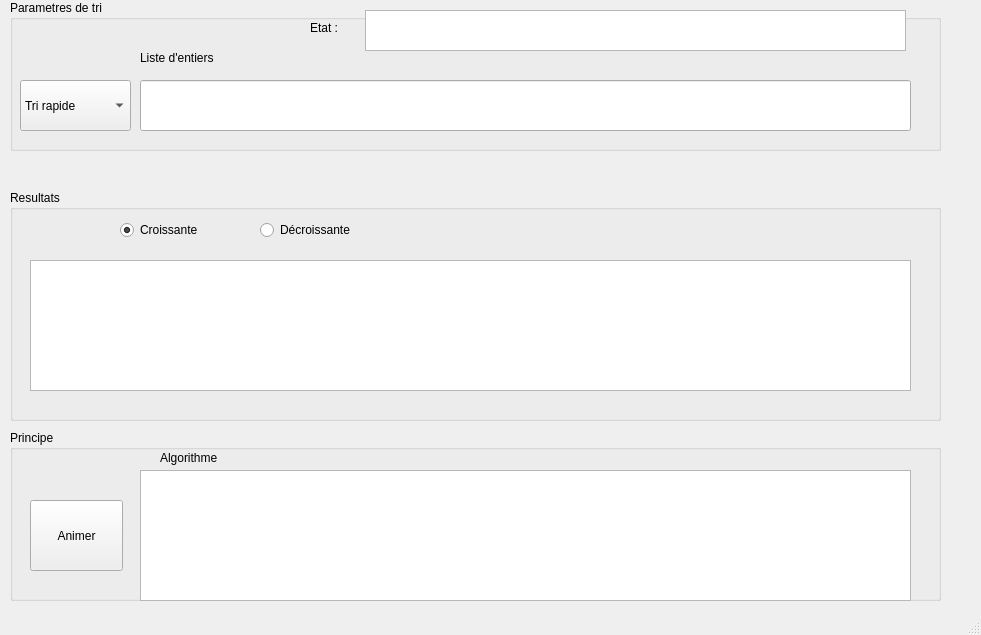
<?xml version="1.0" encoding="UTF-8"?>
<ui version="4.0">
 <class>MainWindow</class>
 <widget class="QMainWindow" name="MainWindow">
  <property name="geometry">
   <rect>
    <x>0</x>
    <y>0</y>
    <width>981</width>
    <height>635</height>
   </rect>
  </property>
  <property name="windowTitle">
   <string>Tri</string>
  </property>
  <widget class="QWidget" name="centralwidget">
   <widget class="QGroupBox" name="groupBox">
    <property name="geometry">
     <rect>
      <x>10</x>
      <y>0</y>
      <width>931</width>
      <height>151</height>
     </rect>
    </property>
    <property name="title">
     <string>Parametres de tri</string>
    </property>
    <widget class="QLabel" name="label">
     <property name="geometry">
      <rect>
       <x>130</x>
       <y>50</y>
       <width>171</width>
       <height>16</height>
      </rect>
     </property>
     <property name="text">
      <string>Liste d'entiers</string>
     </property>
    </widget>
    <widget class="QLineEdit" name="textZone">
     <property name="geometry">
      <rect>
       <x>130</x>
       <y>80</y>
       <width>771</width>
       <height>51</height>
      </rect>
     </property>
    </widget>
    <widget class="QComboBox" name="sortCombo">
     <property name="geometry">
      <rect>
       <x>10</x>
       <y>80</y>
       <width>111</width>
       <height>51</height>
      </rect>
     </property>
     <property name="styleSheet">
      <string notr="true"/>
     </property>
     <item>
      <property name="text">
       <string>Tri rapide</string>
      </property>
     </item>
     <item>
      <property name="text">
       <string>Tri par selection</string>
      </property>
     </item>
     <item>
      <property name="text">
       <string>Tri par insertion</string>
      </property>
     </item>
     <item>
      <property name="text">
       <string>Tri par fusion</string>
      </property>
     </item>
     <item>
      <property name="text">
       <string>Tri à bulles</string>
      </property>
     </item>
    </widget>
    <widget class="QTextBrowser" name="etatZone">
     <property name="geometry">
      <rect>
       <x>355</x>
       <y>10</y>
       <width>541</width>
       <height>41</height>
      </rect>
     </property>
    </widget>
    <widget class="QLabel" name="label_3">
     <property name="geometry">
      <rect>
       <x>300</x>
       <y>20</y>
       <width>55</width>
       <height>16</height>
      </rect>
     </property>
     <property name="text">
      <string>Etat :</string>
     </property>
    </widget>
   </widget>
   <widget class="QGroupBox" name="groupBox_2">
    <property name="geometry">
     <rect>
      <x>10</x>
      <y>190</y>
      <width>931</width>
      <height>231</height>
     </rect>
    </property>
    <property name="title">
     <string>Resultats</string>
    </property>
    <widget class="QTextBrowser" name="resZone">
     <property name="geometry">
      <rect>
       <x>20</x>
       <y>70</y>
       <width>881</width>
       <height>131</height>
      </rect>
     </property>
    </widget>
    <widget class="QRadioButton" name="croissantBtn">
     <property name="geometry">
      <rect>
       <x>110</x>
       <y>30</y>
       <width>95</width>
       <height>20</height>
      </rect>
     </property>
     <property name="text">
      <string>Croissante</string>
     </property>
     <property name="checked">
      <bool>true</bool>
     </property>
    </widget>
    <widget class="QRadioButton" name="decroissantBtn">
     <property name="geometry">
      <rect>
       <x>250</x>
       <y>30</y>
       <width>95</width>
       <height>20</height>
      </rect>
     </property>
     <property name="text">
      <string>Décroissante</string>
     </property>
    </widget>
   </widget>
   <widget class="QGroupBox" name="groupBox_3">
    <property name="geometry">
     <rect>
      <x>10</x>
      <y>430</y>
      <width>931</width>
      <height>171</height>
     </rect>
    </property>
    <property name="title">
     <string>Principe</string>
    </property>
    <widget class="QTextBrowser" name="algZone">
     <property name="geometry">
      <rect>
       <x>130</x>
       <y>40</y>
       <width>771</width>
       <height>131</height>
      </rect>
     </property>
    </widget>
    <widget class="QLabel" name="label_2">
     <property name="geometry">
      <rect>
       <x>150</x>
       <y>20</y>
       <width>81</width>
       <height>16</height>
      </rect>
     </property>
     <property name="text">
      <string>Algorithme</string>
     </property>
    </widget>
    <widget class="QPushButton" name="animerBtn">
     <property name="geometry">
      <rect>
       <x>20</x>
       <y>70</y>
       <width>93</width>
       <height>71</height>
      </rect>
     </property>
     <property name="text">
      <string>Animer</string>
     </property>
    </widget>
   </widget>
  </widget>
  <widget class="QStatusBar" name="statusbar"/>
 </widget>
 <resources/>
 <connections/>
</ui>
